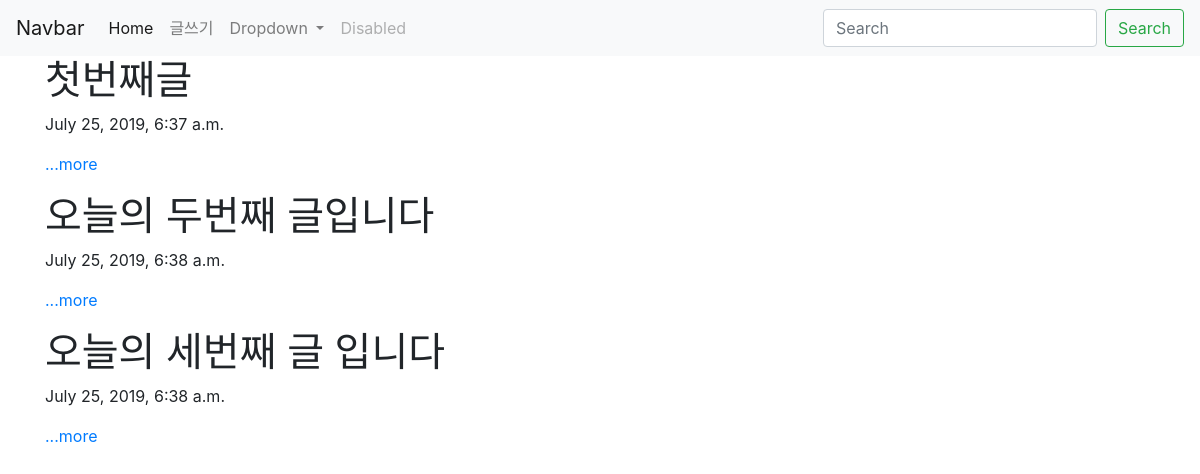
The page / on the database its author committed.
### blogapp/models.py (models this page shows, shortened)
class Blog(models.Model):
    title = models.CharField(max_length=200)
    pub_date = models.DateTimeField('date published')
    body = models.TextField()

### blogapp/views.py (the view)
# urls.py: 2. Add a URL to urlpatterns:  path('', views.home, name='home')
def home(request):
    blogs= Blog.objects
    return render(request,'home.html',{'blogs':blogs})

### blogapp/templates/home.html (shortened to what this page needs)
<head>
    <link rel="stylesheet" href="https://stackpath.bootstrapcdn.com/bootstrap/4.3.1/css/bootstrap.min.css">
</head>
<body>
    <nav class="navbar navbar-expand-lg navbar-light bg-light">
    <a class="navbar-brand" href="#">Navbar</a>
    <div class="collapse navbar-collapse" id="navbarSupportedContent">
        <ul class="navbar-nav mr-auto">
        <li class="nav-item active">
            <a class="nav-link" href="#">Home <span class="sr-only">(current)</span></a>
        </li>
        <li class="nav-item">
            <a class="nav-link" href="{%url 'new' %}">글쓰기</a>
        </li>
        <li class="nav-item dropdown">
            <a class="nav-link dropdown-toggle" href="#" id="navbarDropdown" role="button" data-toggle="dropdown" aria-haspopup="true" aria-expanded="false">
            Dropdown
            </a>
        </li>
        <li class="nav-item">
            <a class="nav-link disabled" href="#" tabindex="-1" aria-disabled="true">Disabled</a>
        </li>
        </ul>
        <form class="form-inline my-2 my-lg-0">
        <input class="form-control mr-sm-2" type="search" placeholder="Search" aria-label="Search">
        <button class="btn btn-outline-success my-2 my-sm-0" type="submit">Search</button>
        </form>
    </div>
    </nav>
    {% for blog in blogs.all %}
        <div class="container">
            <h1>{{ blog.title }}</h1>
            <p>{{ blog.pub_date }}</p>
            <p>{{ blog.summary }}<a href= "{% url 'detail' blog.id %}">...more </a> </p>
        </div>
    {% endfor %}
</body>

### rows shown on the page
Blog: title "첫번째글", pub_date "July 25, 2019, 6:37 a.m."
Blog: title "오늘의 두번째 글입니다", pub_date "July 25, 2019, 6:38 a.m."
Blog: title "오늘의 세번째 글 입니다", pub_date "July 25, 2019, 6:38 a.m."
